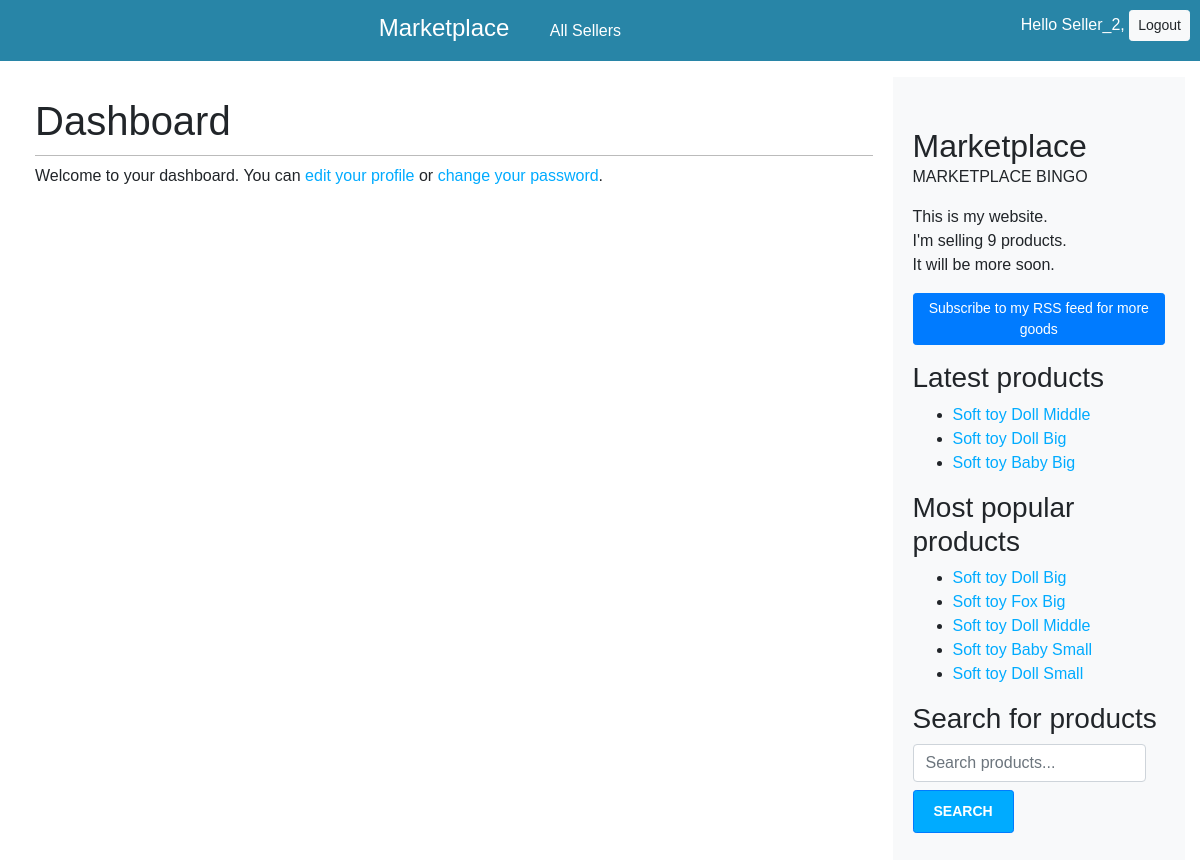
Page /dashboard/ (signed in) on the committed database.
### marketplace/models.py (models this page shows, shortened)
class Product(models.Model):
    class Status(models.TextChoices):
        DRAFT = 'DF', 'Draft'
        PUBLISHED = 'PB', 'Published'
    title = models.CharField(max_length=250)
    slug = models.SlugField(max_length=250, unique_for_date='publish')
    price = models.DecimalField(max_digits=10, decimal_places=2)
    seller = models.ForeignKey(
        settings.AUTH_USER_MODEL,
        on_delete=models.CASCADE,
        related_name='marketplace_posts'
    )
    description = models.TextField()
    publish = models.DateTimeField(default=timezone.now)
    created = models.DateTimeField(auto_now_add=True)
    updated = models.DateTimeField(auto_now=True)
    status = models.CharField(
        max_length=2,
        choices=Status.choices,
        default=Status.DRAFT
    )
    average_rating = models.DecimalField(max_digits=3, decimal_places=2, default=0)
    objects = models.Manager()  # The default manager.
    published = PublishedManager()  # Our custom manager.
    tags = TaggableManager()
    class Meta:
        ordering = ['-publish']
        indexes = [
            models.Index(fields=['-publish']),
        ]
    def get_absolute_url(self):
        return reverse('marketplace:product_detail',
                       args=[
                           self.publish.year,
                           self.publish.month,
                           self.publish.day,
                           self.slug]
                       )

### marketplace/views.py (the view)
# urls.py: path('dashboard/', views.dashboard, name='dashboard'),
@login_required
def dashboard(request):
    return render(
        request,
        'account/dashboard.html',
        {'section': 'dashboard'}
    )

### marketplace/models.py (called while the page is built)
    def get_queryset(self):
        return (
            super().get_queryset().filter(status=Product.Status.PUBLISHED)
        )

### marketplace/templatetags/marketplace_tags.py (called while the page is built)
@register.simple_tag
def total_products():
    return Product.published.count()

@register.inclusion_tag('marketplace/product/latest_products.html')
def show_latest_products(count=5):
    latest_products = Product.published.order_by('-publish')[:count]
    return {'latest_products': latest_products}

@register.simple_tag
def get_most_commented_products(count=5):
    return Product.published.annotate(
        total_comments=Count('comments')
    ).order_by('-total_comments')[:count]

### marketplace/templates/account/dashboard.html (shortened to what this page needs)
{% extends "marketplace/base.html" %}
{% block content %}
  <h1>Dashboard</h1>
  <p>
    Welcome to your dashboard. You can <a href="{% url "edit" %}">edit your profile</a> or <a href="{% url "password_change" %}">change your password</a>.
  </p>
{% endblock %}

### marketplace/templates/marketplace/base.html (shortened to what this page needs)
{% load marketplace_tags %}
{% load static %}
<!DOCTYPE html>
<html lang="en">
<head>
    <link href="https://stackpath.bootstrapcdn.com/bootstrap/4.5.2/css/bootstrap.min.css" rel="stylesheet">
    <link href="{% static 'css/marketplace.css' %}" rel="stylesheet">
</head>
<body>
    <div id="header" class="container-fluid">
        <span class="logo">
            <a href="{% url 'marketplace:product_list' %}">Marketplace</a>
        </span>
        <div class="nav">
            <a href="{% url 'marketplace:seller_list' %}" class="nav-link">All Sellers</a>
        </div>
        {% if request.user.is_authenticated %}
            <span class="user float-right">
                Hello {{ request.user.first_name|default:request.user.username }},
                <form action="{% url "marketplace:logout" %}" method="post" class="d-inline">
                    <button type="submit" class="btn btn-sm btn-light">Logout</button>
                </form>
            </span>
        {% else %}
            <a href="{% url 'marketplace:login' %}" class="btn btn-sm btn-light float-right">Log-in</a>
        {% endif %}
    </div>
    <div id="container" class="container-fluid mt-3">
        <div id="content" class="col-md-9">
            {% block content %}
            {% endblock %}
        </div>
        <div id="sidebar" class="col-md-3">
            <h2>Marketplace</h2>
            <p>MARKETPLACE BINGO</p>
            <p>
                This is my website.<br>
                I'm selling {% total_products %} products.<br>
                It will be more soon.
            </p>
            <p>
                <a href="{% url "marketplace:product_feed" %}" class="btn btn-primary btn-sm">
                    Subscribe to my RSS feed for more goods
                </a>
            </p>
            <h3>Latest products</h3>
            {% show_latest_products 3 %}
            <h3>Most popular products</h3>
            {% get_most_commented_products as most_commented_products %}
            <ul>
                {% for product in most_commented_products %}
                <li>
                    <a href="{{ product.get_absolute_url }}">{{ product.title }}</a>
                </li>
                {% endfor %}
            </ul>
            <h3>Search for products</h3>
            <form method="get" action="{% url 'marketplace:product_search' %}" class="form-inline">
                <input type="text" name="query" placeholder="Search products..." class="form-control mb-2 mr-sm-2">
                <input type="submit" value="Search" class="btn btn-sm btn-primary">
            </form>
        </div>
    </div>
</body>
</html>

### marketplace/templates/marketplace/product/latest_products.html
<ul>
  {% for product in latest_products %}
    <li>
      <a href="{{ product.get_absolute_url }}">{{ product.title }}</a>
    </li>
  {% endfor %}
</ul>

### marketplace/static/css/marketplace.css (style rules this page uses)
body { margin:0; padding:0; font-family:helvetica, sans-serif; }
a { color:#00abff; text-decoration:none; }
h1 { font-weight:normal; border-bottom:1px solid #bbb; padding:0 0 10px 0; }
h2 { font-weight:normal; margin:30px 0 0; }
#content { float:left; width:60%; padding:0 0 0 30px; }
#sidebar { float:right; width:30%; padding:10px; background:#efefef; height:100%; }
input, textarea { clear:both; float:left; margin:0 0 10px; background:#ededed; border:0; padding:6px 10px; font-size:12px; }
input[type=submit] { font-weight:bold; background:#00abff; color:#fff; padding:10px 20px; font-size:14px; text-transform:uppercase; }

### marketplace/templates/marketplace/base.html (style rules this page uses)
#header { background-color: #2885a7; padding: 10px; color: white; text-align: center; }
#container { display: flex; flex-direction: row; }
#content { flex: 3; padding: 20px; }
#sidebar { flex: 1; padding: 20px; background-color: #f8f9fa; }
.logo a { color: white; text-decoration: none; font-size: 24px; }
.nav-link { color: white; margin-right: 15px; text-decoration: none; }
.nav { display: inline-block; margin-left: 20px; }

### rows in the picture
Product: title "Soft toy Doll Middle"
Product: title "Soft toy Doll Big"
Product: title "Soft toy Baby Big"
Product: title "Soft toy Fox Big"
Product: title "Soft toy Baby Small"
Product: title "Soft toy Doll Small"

### other values in the picture
{{ request.user.first_name|default:request.user.username }} "Seller_2"
